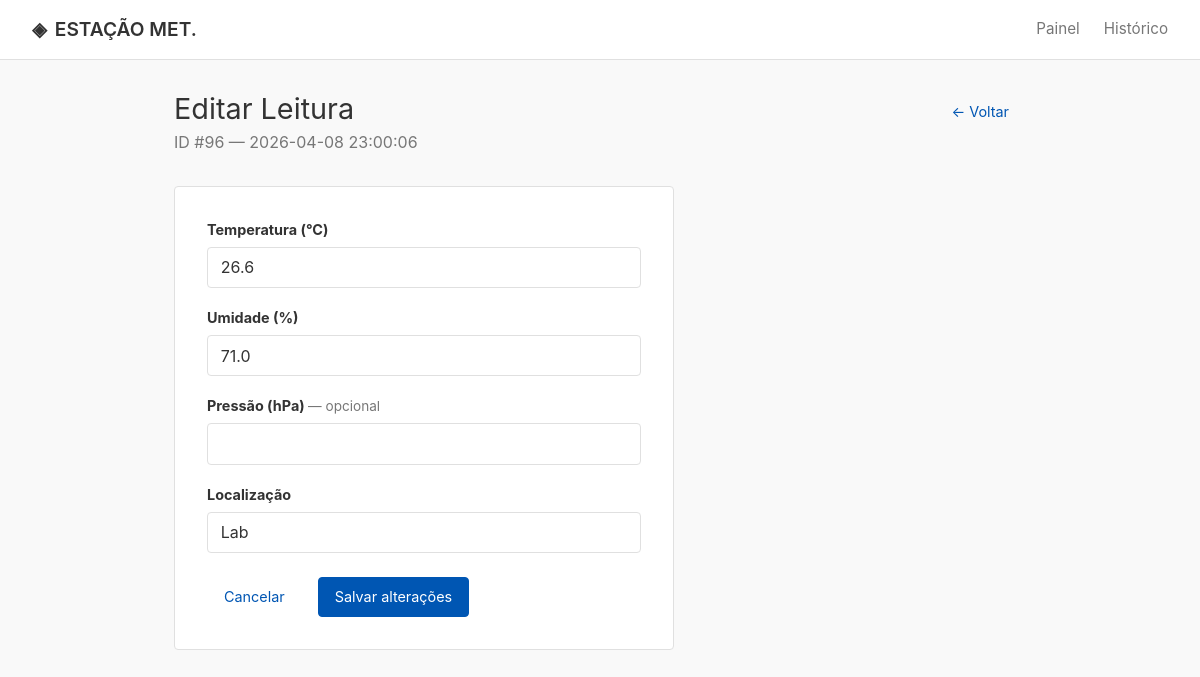
Screenshot of /leituras/96/editar with the database file from the repository.
### tables this page shows
CREATE TABLE leituras (
    id INTEGER PRIMARY KEY AUTOINCREMENT,
    temperatura REAL NOT NULL,
    umidade REAL NOT NULL,
    pressao REAL,
    localizacao TEXT DEFAULT 'Lab',
    timestamp DATETIME DEFAULT (datetime('now','localtime'))
);

### app.py (the view)
@app.route('/leituras/<int:id>/editar', methods=['GET'])
def editar_form(id):
    leituraEncontrada = buscarLeitura(id)
    if leituraEncontrada is None:
        return 'Leitura não encontrada', 404
    return render_template('editar.html', leitura=leituraEncontrada)

### database.py (called while the page is built)
def obterConexaoBanco():
    conexao = sqlite3.connect(caminhoBanco, timeout=10)
    conexao.execute('PRAGMA journal_mode=WAL')
    conexao.execute('PRAGMA busy_timeout=5000')
    conexao.row_factory = sqlite3.Row
    return conexao

def buscarLeitura(id):
    conexao = obterConexaoBanco()
    linha = conexao.execute('SELECT * FROM leituras WHERE id = ?', (id,)).fetchone()
    conexao.close()
    return linha

### templates/editar.html (shortened to what this page needs)
{% extends 'base.html' %}
{% block content %}
<div class="page-header">
  <div>
    <h1 class="page-title">Editar Leitura</h1>
    <p class="page-sub">ID #{{ leitura['id'] }} — {{ leitura['timestamp'] }}</p>
  </div>
  <a href="{{ url_for('listar') }}" class="btn btn-ghost">← Voltar</a>
</div>
<div class="form-card">
  <form method="POST" action="{{ url_for('editar_submit', id=leitura['id']) }}">
    <div class="form-group">
      <label for="temperatura">Temperatura (°C)</label>
      <input
        type="number" step="0.1" id="temperatura" name="temperatura"
        value="{{ leitura['temperatura'] }}" required
        class="form-input"
      >
    </div>
    <div class="form-group">
      <label for="umidade">Umidade (%)</label>
      <input
        type="number" step="0.1" id="umidade" name="umidade"
        value="{{ leitura['umidade'] }}" required
        class="form-input"
      >
    </div>
    <div class="form-group">
      <label for="pressao">Pressão (hPa) <span class="optional">— opcional</span></label>
      <input
        type="number" step="0.1" id="pressao" name="pressao"
        value="{{ leitura['pressao'] if leitura['pressao'] else '' }}"
        class="form-input"
      >
    </div>
    <div class="form-group">
      <label for="localizacao">Localização</label>
      <input
        type="text" id="localizacao" name="localizacao"
        value="{{ leitura['localizacao'] }}"
        class="form-input"
      >
    </div>
    <div class="form-actions">
      <a href="{{ url_for('listar') }}" class="btn btn-ghost">Cancelar</a>
      <button type="submit" class="btn btn-primary">Salvar alterações</button>
    </div>
  </form>
</div>
{% endblock %}

### static/css/style.css (style rules this page uses)
:root { --bg: #f9f9f9; --bg-card: #ffffff; --bg-table: #ffffff; --border: #e0e0e0; --text: #333333; --muted: #777777; --accent: #0056b3; --green: #28a745; --yellow: #ffc107; --red: #dc3545; --mono: 'Courier New', Courier, monospace; --sans: -apple-system, BlinkMacSystemFont, "Segoe UI", Roboto, "Helvetica Neue", Arial, sans-serif; }
*, *::before, *::after { box-sizing: border-box; margin: 0; padding: 0; }
html { font-size: 16px; }
body { background: var(--bg); color: var(--text); font-family: var(--sans); min-height: 100vh; display: flex; flex-direction: column; line-height: 1.5; }
a { color: var(--accent); text-decoration: none; }
.page-header { display: flex; align-items: flex-start; justify-content: space-between; margin-bottom: 2rem; gap: 1rem; flex-wrap: wrap; }
.page-title { font-size: 1.8rem; font-weight: normal; letter-spacing: normal; line-height: 1.2; text-transform: none; }
.page-sub { color: var(--muted); font-size: 1rem; margin-top: 0.2rem; font-weight: normal; }
.btn { display: inline-flex; align-items: center; gap: 0.4rem; padding: 0.5rem 1rem; border-radius: 4px; font-family: var(--sans); font-size: 0.9rem; font-weight: normal; text-transform: none; cursor: pointer; border: 1px solid var(--border); box-shadow: none; transition: none; background: var(--bg-card); color: var(--text); }
.btn-primary { background: var(--accent); color: #ffffff; border-color: var(--accent); }
.btn-ghost { background: transparent; border-color: transparent; color: var(--accent); }
.form-card { background: var(--bg-card); border: 1px solid var(--border); border-radius: 4px; padding: 2rem; max-width: 500px; box-shadow: none; margin-bottom: 2rem; }
.form-group { margin-bottom: 1.2rem; }
.form-group label { display: block; font-size: 0.9rem; font-weight: bold; letter-spacing: normal; text-transform: none; color: var(--text); margin-bottom: 0.4rem; background: transparent; padding: 0; border: none; }
.optional { text-transform: none; color: var(--muted); font-size: 0.85rem; font-weight: normal; background: transparent; border: none; padding: 0; }
.form-input { width: 100%; background: var(--bg-card); border: 1px solid var(--border); color: var(--text); padding: 0.6rem 0.8rem; border-radius: 4px; font-family: var(--sans); font-size: 1rem; font-weight: normal; outline: none; box-shadow: none; transition: none; }
.form-actions { display: flex; gap: 1rem; margin-top: 1.5rem; }

### rows the page displays
leituras: id "96", timestamp "2026-04-08 23:00:06", temperatura "26.6", umidade "71.0", localizacao "Lab"
